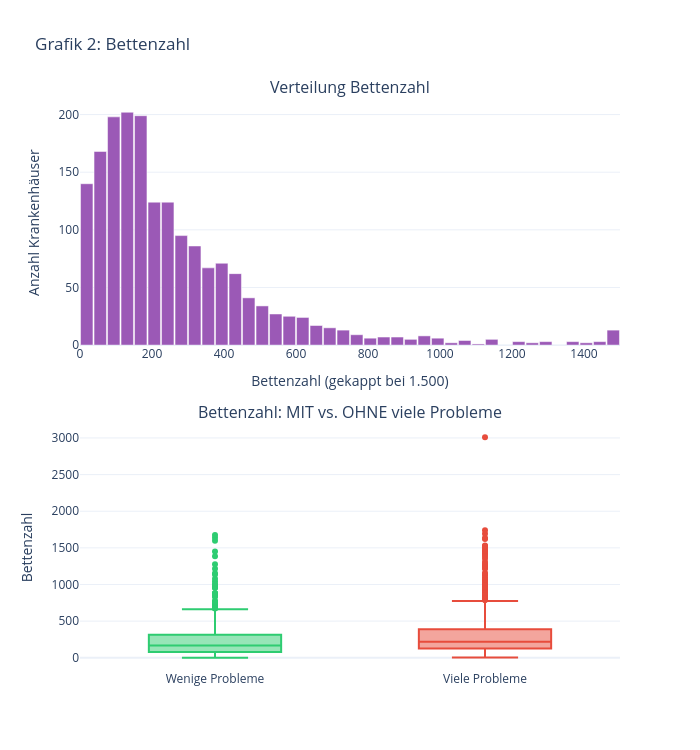

Here is the notebook cell this chart was saved with:
### Markdown cell above
### 📊 Grafik 2 — Bettenzahl
Links: Histogramm der Bettenzahl (gekappt bei 1.500, damit einzelne Großkliniken die Skala nicht verzerren). Rechts: Boxplot der Bettenzahl getrennt nach Gruppe (wenige/viele Probleme) — zeigt, ob Hausgröße mit Qualitätsproblemen zusammenhängt.

### Code cell
# ── Grafik 2: Bettenzahl (interaktiv, mit Hover) ─────────────────

# Histogramm-Bins berechnen (gekappt bei 1.500, wie bisher — sonst wuerden 11 Grosskliniken
# die Skala verzerren, siehe Doku/MD/02_Analyse.md)
betten_capped = df["SO.Betten"].clip(upper=1500)
counts_hist, bin_edges_hist = np.histogram(betten_capped, bins=40)
bin_centers_hist = (bin_edges_hist[:-1] + bin_edges_hist[1:]) / 2
bin_width_hist = bin_edges_hist[1] - bin_edges_hist[0]

# Hover-Text je Balken: Bereich (von–bis) + Anzahl Häuser
hover_hist = [
    f"{links:.0f} – {rechts:.0f} Betten<br>{n} Häuser"
    for links, rechts, n in zip(bin_edges_hist[:-1], bin_edges_hist[1:], counts_hist)
]

fig = make_subplots(
    rows=2, cols=1, vertical_spacing=0.14,
    subplot_titles=("Verteilung Bettenzahl", "Bettenzahl: MIT vs. OHNE viele Probleme"),
)

fig.add_trace(go.Bar(
    x=bin_centers_hist, y=counts_hist, width=bin_width_hist * 0.92,
    marker_color="#9b59b6", name="Bettenzahl", showlegend=False,
    hovertext=hover_hist, hoverinfo="text",
), row=1, col=1)

# Boxplot nach Ziel-Variable — bewusst NICHT gekappt (anders als das Histogramm oben),
# damit auch die Ausreißer bis ca. 3.000 Betten sichtbar bleiben
for g in [0, 1]:
    fig.add_trace(go.Box(
        y=df[df["hat_viele_Probleme"] == g]["SO.Betten"],
        name=LABELS[g], marker_color=FARBEN[g], boxpoints="outliers", showlegend=False,
    ), row=2, col=1)

fig.update_xaxes(title_text="Bettenzahl (gekappt bei 1.500)", row=1, col=1)
fig.update_yaxes(title_text="Anzahl Krankenhäuser", row=1, col=1)
fig.update_yaxes(title_text="Bettenzahl", row=2, col=1)

fig.update_layout(
    title="Grafik 2: Bettenzahl",
    width=700, height=750,
    template="plotly_white",
)
fig.show()

m0 = df[df["hat_viele_Probleme"]==0]["SO.Betten"].median()
m1 = df[df["hat_viele_Probleme"]==1]["SO.Betten"].median()

# Statistische Einordnung: ist der Median-Unterschied real, und wie stark?
from scipy import stats as _stats
_g0 = df[df["hat_viele_Probleme"]==0]["SO.Betten"].dropna()
_g1 = df[df["hat_viele_Probleme"]==1]["SO.Betten"].dropna()
_t, _p = _stats.ttest_ind(_g0, _g1)
_r = df[["SO.Betten","hat_viele_Probleme"]].corr().iloc[0,1]

print(f"\n📌 Befund: Median Betten — Wenige Probleme: {m0:.0f}, Viele Probleme: {m1:.0f} "
      f"({(m0-m1)/m0:.1%} weniger). Statistisch signifikant (T-Test: t={_t:.2f}, p={_p:.4f}), aber "
      f"schwacher Zusammenhang (r={_r:.2f}) — bei dieser Stichprobengröße (n={len(_g0)}+{len(_g1)}) "
      f"werden schon kleine Effekte statistisch signifikant. Die Wertebereiche beider Gruppen "
      f"überlappen stark, Bettenzahl allein hat kaum Vorhersagekraft. Zum Ablesen genauer Werte: "
      f"Maus über Balken/Boxplot bewegen.")

### Figure 1 — Plotly figure (JSON) as saved in the notebook; plotly's stock layout.template omitted (floating-point values rounded to 4 significant figures; data arrays with more than 128 entries replaced by an {"elided": "..."} marker saying what was removed)
{"data": [{"hoverinfo": "text", "hovertext": ["0 – 38 Betten<br>140 Häuser", "38 – 75 Betten<br>168 Häuser", "75 – 112 Betten<br>198 Häuser", "112 – 150 Betten<br>202 Häuser", "150 – 188 Betten<br>199 Häuser", "188 – 225 Betten<br>124 Häuser", "225 – 262 Betten<br>124 Häuser", "262 – 300 Betten<br>95 Häuser", "300 – 338 Betten<br>86 Häuser", "338 – 375 Betten<br>67 Häuser", "375 – 412 Betten<br>71 Häuser", "412 – 450 Betten<br>62 Häuser", "450 – 488 Betten<br>41 Häuser", "488 – 525 Betten<br>34 Häuser", "525 – 562 Betten<br>27 Häuser", "562 – 600 Betten<br>25 Häuser", "600 – 638 Betten<br>24 Häuser", "638 – 675 Betten<br>17 Häuser", "675 – 712 Betten<br>15 Häuser", "712 – 750 Betten<br>13 Häuser", "750 – 788 Betten<br>9 Häuser", "788 – 825 Betten<br>6 Häuser", "825 – 862 Betten<br>7 Häuser", "862 – 900 Betten<br>7 Häuser", "900 – 938 Betten<br>5 Häuser", "938 – 975 Betten<br>8 Häuser", "975 – 1012 Betten<br>6 Häuser", "1012 – 1050 Betten<br>2 Häuser", "1050 – 1088 Betten<br>4 Häuser", "1088 – 1125 Betten<br>1 Häuser", "1125 – 1162 Betten<br>5 Häuser", "1162 – 1200 Betten<br>0 Häuser", "1200 – 1238 Betten<br>3 Häuser", "1238 – 1275 Betten<br>2 Häuser", "1275 – 1312 Betten<br>3 Häuser", "1312 – 1350 Betten<br>0 Häuser", "1350 – 1388 Betten<br>3 Häuser", "1388 – 1425 Betten<br>2 Häuser", "1425 – 1462 Betten<br>3 Häuser", "1462 – 1500 Betten<br>13 Häuser"], "marker": {"color": "#9b59b6"}, "name": "Bettenzahl", "showlegend": false, "type": "bar", "width": 34.5, "x": [18.75, 56.25, 93.75, 131.2, 168.8, 206.2, 243.8, 281.2, 318.8, 356.2, 393.8, 431.2, 468.8, 506.2, 543.8, 581.2, 618.8, 656.2, 693.8, 731.2, 768.8, 806.2, 843.8, 881.2, 918.8, 956.2, 993.8, 1031.0, 1069.0, 1106.0, 1144.0, 1181.0, 1219.0, 1256.0, 1294.0, 1331.0, 1369.0, 1406.0, 1444.0, 1481.0], "xaxis": "x", "y": [140, 168, 198, 202, 199, 124, 124, 95, 86, 67, 71, 62, 41, 34, 27, 25, 24, 17, 15, 13, 9, 6, 7, 7, 5, 8, 6, 2, 4, 1, 5, 0, 3, 2, 3, 0, 3, 2, 3, 13], "yaxis": "y"}, {"boxpoints": "outliers", "marker": {"color": "#2ecc71"}, "name": "Wenige Probleme", "showlegend": false, "type": "box", "xaxis": "x2", "y": {"elided": "916 int values"}, "yaxis": "y2"}, {"boxpoints": "outliers", "marker": {"color": "#e74c3c"}, "name": "Viele Probleme", "showlegend": false, "type": "box", "xaxis": "x2", "y": {"elided": "905 int values"}, "yaxis": "y2"}], "layout": {"annotations": [{"font": {"size": 16}, "showarrow": false, "text": "Verteilung Bettenzahl", "x": 0.5, "xanchor": "center", "xref": "paper", "y": 1, "yanchor": "bottom", "yref": "paper"}, {"font": {"size": 16}, "showarrow": false, "text": "Bettenzahl: MIT vs. OHNE viele Probleme", "x": 0.5, "xanchor": "center", "xref": "paper", "y": 0.43, "yanchor": "bottom", "yref": "paper"}], "height": 750, "title": {"text": "Grafik 2: Bettenzahl"}, "width": 700, "xaxis": {"anchor": "y", "domain": [0, 1], "title": {"text": "Bettenzahl (gekappt bei 1.500)"}}, "xaxis2": {"anchor": "y2", "domain": [0, 1]}, "yaxis": {"anchor": "x", "domain": [0.57, 1], "title": {"text": "Anzahl Krankenhäuser"}}, "yaxis2": {"anchor": "x2", "domain": [0, 0.43], "title": {"text": "Bettenzahl"}}}}
